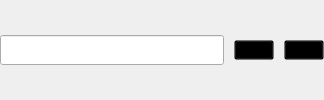
                <widget class="QWidget" name="page_edit_roomTitle">
                 <property name="styleSheet">
                  <string notr="true">#button_save_roomTitle{
border-image: url(:/TQLive/images/pb_modify_save_normal.png);
background:transparent;
}
#button_cancel_roomTitle{
border-image: url(:/TQLive/images/pb_modify_cancel_normal.png);
background:transparent;
}
#button_save_roomTitle:hover,#button_cancel_roomTitle:hover{
margin:1px;
padding:1px;
}</string>
                 </property>
                 <layout class="QHBoxLayout" name="horizontalLayout_10">
                  <property name="spacing">
                   <number>10</number>
                  </property>
                  <property name="leftMargin">
                   <number>0</number>
                  </property>
                  <property name="topMargin">
                   <number>0</number>
                  </property>
                  <property name="rightMargin">
                   <number>0</number>
                  </property>
                  <property name="bottomMargin">
                   <number>0</number>
                  </property>
                  <item>
                   <widget class="QLineEdit" name="lineEdit_roomTitle">
                    <property name="minimumSize">
                     <size>
                      <width>224</width>
                      <height>30</height>
                     </size>
                    </property>
                    <property name="maximumSize">
                     <size>
                      <width>224</width>
                      <height>30</height>
                     </size>
                    </property>
                   </widget>
                  </item>
                  <item>
                   <widget class="QPushButton" name="button_save_roomTitle">
                    <property name="minimumSize">
                     <size>
                      <width>40</width>
                      <height>20</height>
                     </size>
                    </property>
                    <property name="maximumSize">
                     <size>
                      <width>40</width>
                      <height>20</height>
                     </size>
                    </property>
                    <property name="text">
                     <string/>
                    </property>
                   </widget>
                  </item>
                  <item>
                   <widget class="QPushButton" name="button_cancel_roomTitle">
                    <property name="minimumSize">
                     <size>
                      <width>40</width>
                      <height>20</height>
                     </size>
                    </property>
                    <property name="maximumSize">
                     <size>
                      <width>40</width>
                      <height>20</height>
                     </size>
                    </property>
                    <property name="text">
                     <string/>
                    </property>
                   </widget>
                  </item>
                 </layout>
                </widget>
